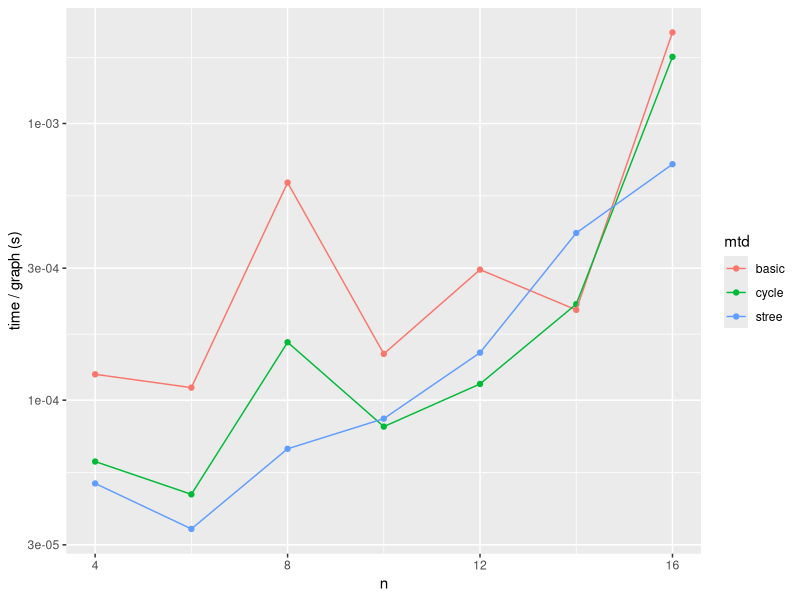

The R script that drew this image:
library(readr)
library(dplyr)
library(ggplot2)

data <- read_csv('cmp-algo-full-mws.csv') %>%
  filter(d == 3, bdr == 'basic' | mgr == 'basic') %>%
  mutate(mtd = ifelse(mgr == 'basic', bdr, mgr)) %>%
  mutate(time_per_graph = `time` / n_graph) %>%
  select(n, d, mtd, time_per_graph)
gp <- ggplot(data, aes(n, time_per_graph, color=mtd)) +
  scale_y_log10() +
  geom_point() +
  geom_line() +
  labs(x = 'n', y = 'time / graph (s)')
ggsave('cmp-algo-full-time.pdf', gp,
       width = 15, height = 10, units = 'cm')
